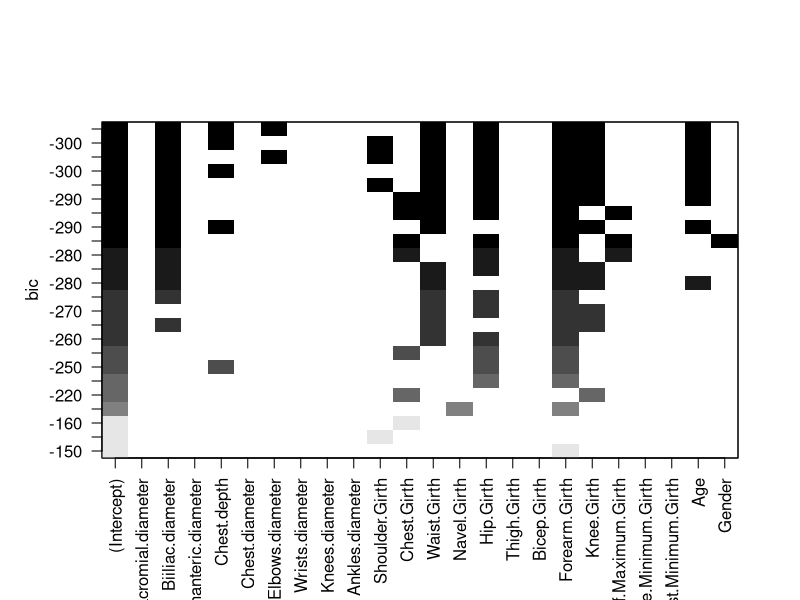

This figure's R source: (Note: this script raises an error after producing the figure.)
## ---- chunk 1
knitr::opts_chunk$set(echo = TRUE)
## ---- chunk 2
library(dplyr)
library(ggpubr)
library(car)
library(leaps)
library(caret)
library(ggpubr)
## ---- chunk 3
set.seed(2572)
## ---- chunk 4
set.seed(2572)
datos <- read.csv2("EP09 Datos.csv")
head(datos)

columnas <- colnames(datos)

datos$IMC <- datos$Weight / (datos$Height/100 * datos$Height/100)
#1 si tiene sobrepeso y 0 si no tiene
datos$EN <- ifelse(datos$IMC < 23.2,0,1)

muestra_sobrepeso <- datos %>% filter(EN == 1)
muestra_sinsobrepeso <- datos %>% filter(EN == 0)

muestra_sobrepeso <- muestra_sobrepeso %>% sample_n(50);
muestra_sinsobrepeso <- muestra_sinsobrepeso %>% sample_n(50);

muestra <- rbind(muestra_sinsobrepeso,muestra_sobrepeso)
## ---- chunk 5
set.seed(2572)

muestra3 <- muestra %>% select(all_of(colnames(muestra))) %>% slice(sample(n())) %>% select(1:23,25)

combinaciones <- regsubsets(Weight ~ .,data = muestra3,nbest=3,nvmax= 8,method = "exhaustive")

# Graficar los resultados
plot(combinaciones)

# Extraer los mejores subconjuntos
comb_summary <- summary(combinaciones)
i_min_bic <- which.min(comb_summary[["bic"]])
i_max_r2a <- which.max(comb_summary[["adjr2"]])

mejor_comb_bic <- comb_summary[["which"]][i_min_bic, ]
mejor_comb_r2a <- comb_summary[["which"]][i_max_r2a, ]

# Extraer las variables seleccionadas
comb_mejor_bic <- names(mejor_comb_bic[mejor_comb_bic == TRUE])
comb_mejor_r2a <- names(mejor_comb_r2a[mejor_comb_r2a == TRUE])

# Eliminar variables indicadoras
nombres_mejor_bic <- unique(gsub("^(.*)\\d$", "\\1", comb_mejor_bic))
nombres_mejor_r2a <- unique(gsub("^(.*)\\d$", "\\1", comb_mejor_r2a))

# Obtener las fórmulas
pred_mejor_bic <- paste(nombres_mejor_bic[-1], collapse = " + ")
pred_mejor_r2a <- paste(nombres_mejor_r2a[-1], collapse = " + ")

fmla_mejor_bic <- as.formula(paste("Weight", pred_mejor_bic, sep = " ~ "))
fmla_mejor_r2a <- as.formula(paste("Weight", pred_mejor_r2a, sep = " ~ "))

# Construir y mostrar los mejores modelos
modelo_mejor_bic <- lm(fmla_mejor_bic, data = muestra3)
modelo_mejor_r2a <- lm(fmla_mejor_r2a, data = muestra3)

cat("Modelo que minimiza el BIC:\n")
cat("----------------------------\n")
print(modelo_mejor_bic)
cat("\n")
cat("Modelo que maximiza el coeficiente de determinación ajustado:\n")
cat("-----------------------------------------------\n")
print(modelo_mejor_r2a)

## ---- chunk 6
cat("Modelo que minimiza el BIC:\n")

modelo_mejor_bic$coefficients
## ---- chunk 7
cat("Modelo que maximiza el coeficiente de determinación ajustado:\n")

modelo_mejor_r2a$coefficients
## ---- chunk 8
set.seed(2572)
control <- trainControl(method = "boot", number = 1000)
modelo_mejor_train <- train(fmla_mejor_bic, data = muestra3,method = "lm", trControl = control)
modelo_final <- modelo_mejor_bic[["finalModel"]]

modelo_mejor_train
## ---- chunk 9
residualPlots(modelo_mejor_bic)
## ---- chunk 10
# Obtener los índices ordenados de los BIC
bic_ordenados <- order(comb_summary[["bic"]])

# El segundo mejor índice de BIC (el segundo más bajo)
i_segundo_mejor_bic <- bic_ordenados[2]

# Obtener el segundo mejor subconjunto de variables
segundo_mejor_comb_bic <- comb_summary[["which"]][i_segundo_mejor_bic, ]

# Extraer las variables seleccionadas del segundo mejor modelo
comb_segundo_mejor_bic <- names(segundo_mejor_comb_bic[segundo_mejor_comb_bic == TRUE])

# Eliminar variables indicadoras (si es necesario)
nombres_segundo_mejor_bic <- unique(gsub("^(.*)\\d$", "\\1", comb_segundo_mejor_bic))

# Obtener la fórmula del segundo mejor modelo
pred_segundo_mejor_bic <- paste(nombres_segundo_mejor_bic[-1], collapse = " + ")
fmla_segundo_mejor_bic <- as.formula(paste("Weight", pred_segundo_mejor_bic, sep = " ~ "))

# Construir el segundo mejor modelo según BIC
modelo_segundo_mejor_bic <- lm(fmla_segundo_mejor_bic, data = muestra3)

# Mostrar el resumen del modelo
summary(modelo_segundo_mejor_bic)

## ---- chunk 11
# Verificar multicolinealidad
vif(modelo_segundo_mejor_bic)
## ---- chunk 12
coeficientes <- names(coef(modelo_segundo_mejor_bic))[-1]
coeficientes <- coeficientes[coeficientes != "Forearm.Girth"]
# Se crear la fórmula con las variables restantes
formulaActualizada <- as.formula(paste("Weight ~", paste(coeficientes, collapse = " + ")))
modelo_Actualizado <- lm(formulaActualizada, data = muestra3)
vif(modelo_Actualizado)
## ---- chunk 13
coeficientes <- names(coef(modelo_segundo_mejor_bic))[-1]
coeficientes <- coeficientes[coeficientes != "Waist.Girth"]
# Se crear la fórmula con las variables restantes
formulaActualizada1 <- as.formula(paste("Weight ~", paste(coeficientes, collapse = " + ")))
modelo_nuevo1 <- lm(formulaActualizada, data = muestra3)
vif(modelo_nuevo1)
## ---- chunk 14
coeficientes <- names(coef(modelo_segundo_mejor_bic))[-1]
coeficientes <- coeficientes[coeficientes != "Shoulder.Girth"]
# Se crear la fórmula con las variables restantes
formula_Actualizada <- as.formula(paste("Weight ~", paste(coeficientes, collapse = " + ")))
modelo_nuevo <- lm(formula_Actualizada, data = muestra3)
vif(modelo_nuevo)
## ---- chunk 15
residualPlots(modelo_nuevo)
## ---- chunk 16
marginalModelPlots(modelo_nuevo, sd = TRUE,
                   id = list(method = "r", n = 3, cex = 0.7, location = "lr"),
                   col = "steelblue", pch = 20, col.line = c("steelblue", "red"))
## ---- chunk 17
# verificar homocedasticidad
ncvTest(modelo_nuevo)
## ---- chunk 18

# verificar independencia de los datos
durbinWatsonTest(modelo_nuevo)
## ---- chunk 19
# verificar influencia
influencePlot(modelo_nuevo)
## ---- chunk 20
set.seed(2572)
control3 <- trainControl(method = "boot", number = 1000)
modelo_nuevo_train <- train(formula_Actualizada, data = muestra3,method = "lm", trControl = control3)

modelo_nuevo_train
## ---- chunk 21
set.seed(2572)
# Filtramos los datos a utilizar
muestra4 <- muestra %>% select(all_of(colnames(muestra))) %>% slice(sample(n())) %>% select(1:22,25:26)

# Utilizamos  Recursive Feature Elimination (RFE) para seleccionar el mejor modelo
# Definimos el control de RFE, utilizando validación cruzada de 5 pliegues repetida 5 veces
# con el método repeatedcv, para utilizar una validación cruzada simple y que se repite varias veces
control <- rfeControl(functions = lmFuncs, method = "repeatedcv",
                           number = 5, repeats = 5)
# Aplicamos RFE
modelRFE <- rfe(reformulate(termlabels = ".", response = "IMC"), data = muestra4, rfeControl = control, sizes = 10:20, metric = "Rsquared")

# Graficamos los resultados
grafico <- ggplot(modelRFE) + theme_pubr()
print(grafico)

# Obtenemos el mejor modelo
RlmRFE <- modelRFE[["fit"]]

# Se muestran las variables seleccionadas
print(summary(RlmRFE))

# Calculamos vif
cat("Inflación de la varianza:\n")
print(vif(RlmRFE))

## ---- chunk 22
# Se obtienen las variables seleccionadas por RFE
variables <- names(coef(RlmRFE))[-1]
# Se elimina el predictor Forearm.Girth
variables <- variables[variables != "Forearm.Girth"]
# Se crear la fórmula con las variables restantes
formulaActualizada <- as.formula(paste("IMC ~", paste(variables, collapse = " + ")))

# Ajustamos el modelo
RlmRFE2 <- lm(formulaActualizada, data = muestra4)

# Se ve el resumen del modelo
summary(RlmRFE2)

# Calculamos vif
cat("Inflación de la varianza:\n")
print(vif(RlmRFE2))
## ---- chunk 23
# Se obtienen las variables seleccionadas por RFE
variables <- names(coef(RlmRFE2))[-1]
# Se elimina el predictor Chest.Girth
variables <- variables[variables != "Chest.Girth"]
# Se crear la fórmula con las variables restantes
formulaActualizada <- as.formula(paste("IMC ~", paste(variables, collapse = " + ")))

# Se ajusta el modelo
RlmRFE3 <- lm(formulaActualizada, data = muestra4)

# Se ve el resumen del modelo
summary(RlmRFE3)

# Calculamos vif
cat("Inflación de la varianza:\n")
print(vif(RlmRFE3))
## ---- chunk 24
# Se obtienen las variables seleccionadas por RFE
variables <- names(coef(RlmRFE3))[-1]
# Se elimina el predictor Hip.Girth
variables <- variables[variables != "Hip.Girth"]
# Se crear la fórmula con las variables restantes
formulaActualizada <- as.formula(paste("IMC ~", paste(variables, collapse = " + ")))

# Se ajusta el modelo
RlmRFE4 <- lm(formulaActualizada, data = muestra4)

# Ver resumen del nuevo modelo RLM
summary(RlmRFE4)

# Calculamos vif
cat("Inflación de la varianza:\n")
print(vif(RlmRFE4))
## ---- chunk 25
# Se obtienen las variables seleccionadas por RFE
variables <- names(coef(RlmRFE4))[-1]
# Se elimina el predictor Wrist.Minimum.Girth
variables <- variables[variables != "Wrist.Minimum.Girth"]
# Se crear la fórmula con las variables restantes
formulaActualizada <- as.formula(paste("IMC ~", paste(variables, collapse = " + ")))

# Se ajusta el modelo
RlmRFE5 <- lm(formulaActualizada, data = muestra4)

# Ver resumen del nuevo modelo RLM
summary(RlmRFE5)

# Calculamos vif
cat("Inflación de la varianza:\n")
print(vif(RlmRFE5))
## ---- chunk 26
# Se obtienen las variables seleccionadas por RFE
variables <- names(coef(RlmRFE5))[-1]
# Se elimina el predictor Gender
variables <- variables[variables != "Gender"]
# Se crear la fórmula con las variables restantes
formulaActualizada <- as.formula(paste("IMC ~", paste(variables, collapse = " + ")))

# Se ajusta el modelo
RlmRFE6 <- lm(formulaActualizada, data = muestra4)

# Ver resumen del nuevo modelo RLM
summary(RlmRFE6)

# Calculamos vif
cat("Inflación de la varianza:\n")
print(vif(RlmRFE6))
## ---- chunk 27
# Se obtienen las variables seleccionadas por RFE
variables <- names(coef(RlmRFE6))[-1]
# Se elimina el predictor Elbows.diameter
variables <- variables[variables != "Elbows.diameter"]
# Se crear la fórmula con las variables restantes
formulaActualizada <- as.formula(paste("IMC ~", paste(variables, collapse = " + ")))

# Se ajusta el modelo
RlmRFE7 <- lm(formulaActualizada, data = muestra4)

# Ver resumen del nuevo modelo RLM
summary(RlmRFE7)

# Calculamos vif
cat("Inflación de la varianza:\n")
print(vif(RlmRFE7))
## ---- chunk 28
# Se crear un grafico de residuos y marginal
residualPlots(RlmRFE7, ask = FALSE)
## ---- chunk 29
# Se obtienen las variables seleccionadas por RFE
variables <- names(coef(RlmRFE7))[-1]
# Se elimina el predictor Knee.Girth
variables <- variables[variables != "Knee.Girth"]
# Se crear la fórmula con las variables restantes
formulaActualizada <- as.formula(paste("IMC ~", paste(variables, collapse = " + ")))

# Se ajusta el modelo
RlmRFE8 <- lm(formulaActualizada, data = muestra4)

# Ver resumen del nuevo modelo RLM
summary(RlmRFE8)

# Se muestra el grafico de residuos
residualPlots(RlmRFE8, ask = FALSE)
## ---- chunk 30
# Se extraer los nombres de los predictores del modelo
predictores <- all.vars(formulaActualizada)

# Se filtran las columnas de 'muestra4' que correspondan a los predictores
muestra4_predictores <- muestra4[, predictores]

# Se evaluamos el poder predictivo del modelo
control3 <- trainControl(method = "boot", number = 500)
Entrenamiento <- train(formulaActualizada, data = muestra4_predictores, method = "lm", trControl = control3)

# Finalmente se muestra el resultado
Entrenamiento
## ---- chunk 31
# Preparación de los datos para el modelo
muestra <- muestra %>% select(all_of(colnames(muestra))) %>% slice(sample(n()))

set.seed(2572)
muestra_ext <- muestra %>% select(-Weight, -Height, -IMC)
respuesta_binaria <- "EN"  # Variable de respuesta
rlogitm_df <- muestra_ext
rlogitm_fmla <- formula(paste(respuesta_binaria, ".", sep = " ~ "))

# Configuración de RFE para regresión logística
lrFuncs[["summary"]] <- twoClassSummary
rlogitm_rfe_control <- rfeControl(
  functions = lrFuncs, 
  method = "LOOCV", 
  saveDetails = TRUE, 
  returnResamp = "all", 
  verbose = FALSE
)
rlogitm_train_control <- trainControl(
  method = "none", 
  classProbs = TRUE,
  summaryFunction = twoClassSummary
)

# Convertir EN a factor para clasificación
rlogitm_df$EN <- factor(rlogitm_df$EN, levels = c(0, 1), labels = c("No", "Si"))

# Modelo de RFE
set.seed(2572)
rlogitm_rfe <- suppressWarnings(
  rfe(
    x = rlogitm_df %>% select(-EN),
    y = as.factor(rlogitm_df$EN),
    sizes = 2:6,  # De 2 a 6 predictores
    metric = "ROC",
    rfeControl = rlogitm_rfe_control,
    trControl = rlogitm_train_control
  )
)

# Modelo final
rlogitm <- rlogitm_rfe[["fit"]]

# Resumen del modelo
cat("Modelo de regresión logística múltiple:\n")
print(summary(rlogitm))
## ---- chunk 32
# Visualización del proceso RFE
rlogitm_rfe_p <- ggplot(rlogitm_rfe) + theme_pubr()
print(rlogitm_rfe_p)
## ---- chunk 33
cat("Prueba de la independencia de los residuos para el modelo de RLogitM:\n")
print(durbinWatsonTest(rlogitm))
## ---- chunk 34
cat("Factores de inflación de la varianza (VIF):\n")
print(vif(rlogitm))
## ---- chunk 35
# Ajuste del modelo final sin validación cruzada
rlogitm_seleccion <- predictors(rlogitm)
rlogitm_sel_text <- paste(rlogitm_seleccion, collapse = " + ")
rlogitm_fmla <- formula(paste(respuesta_binaria, rlogitm_sel_text, sep = " ~ "))

# Ajuste del modelo final usando glm sin validación cruzada
rlogitm_equiv <- glm(rlogitm_fmla, data = rlogitm_df, family = binomial(link = "logit"))

# Diagnóstico de residuos (residuos estandarizados)
cat("Diagnóstico de residuos (residuos estandarizados):\n")
residualPlots(rlogitm_equiv, linear = TRUE, ask = FALSE)
## ---- chunk 36
# Diagnóstico de influencia con el gráfico de influencia
rlogitm_inf_estad <- influencePlot(rlogitm_equiv, id = list(n = 3))
## ---- chunk 37
# Mostrar los casos notorios
print(rlogitm_inf_estad)
## ---- chunk 38
# Impacto en los coeficientes
cat("Evaluación del impacto de los casos notorios en los coeficientes:\n")
rlogitm_inf_ids <- as.integer(rownames(rlogitm_inf_estad))  # Identificar los casos notorios

# Comparar coeficientes del modelo original con el modelo ajustado después de eliminar cada caso de alta influencia
rlogitm_comp_list <- lapply(rlogitm_inf_ids, function(id) {
  # Reajustar el modelo eliminando el caso de alta influencia
  updated_model <- glm(rlogitm_fmla, data = rlogitm_df[-id, ], family = binomial(link = "logit"))
  
  # Comparar los coeficientes del modelo original y el modelo ajustado
  compareCoefs(rlogitm, updated_model)
})

# Comparar los coeficientes después de excluir casos notorios
cat("Comparación de coeficientes tras excluir los casos notorios:\n")
print(rlogitm_comp_list)
## ---- chunk 39
# Validación cruzada y ajuste del modelo final
set.seed(2572)
rlogitm_train <- train(
  rlogitm_fmla, 
  data = rlogitm_df, 
  method = "glm", 
  family = binomial(link = "logit"),
  metric = "ROC",
  trControl = rlogitm_train_control
)

# Modelo final ajustado con validación cruzada
rlogitm <- rlogitm_train[["finalModel"]]

# Resumen del modelo con validación cruzada
cat("Resumen del modelo con validación cruzada:\n")
print(summary(rlogitm))
## ---- chunk 40
# Función para ver desempeño
metricas <- function(matriz) {
  exactitud <- sum(diag(matriz)) / sum(matriz)
  sensibilidad <- matriz[2, 2] / sum(matriz[, 2]) # TP / (TP + FN)
  especificidad <- matriz[1, 1] / sum(matriz[, 1]) # TN / (TN + FP)
  cat(sprintf("Exactitud: %.2f\n", exactitud))
  cat(sprintf("Sensibilidad: %.2f\n", sensibilidad))
  cat(sprintf("Especificidad: %.2f\n", especificidad))
}
## ---- chunk 41
# Predicciones para el conjunto de entrenamiento
probabilidades <- predict(rlogitm, muestra, type = "response")
pred_entrenamiento <- ifelse(probabilidades >= 0.05, 1, 0)

# Matrices de confusión
matriz_conf_ent <- table(Predicho = pred_entrenamiento, Observado = muestra$EN)

# Mostrar las matrices de confusión
cat("Matriz de confusión para los datos de entrenamiento:\n")
print(matriz_conf_ent)
## ---- chunk 42
# Métricas de desempeño
cat("Métricas de desempeño para los datos de entrenamiento:\n")
metricas(matriz_conf_ent)
